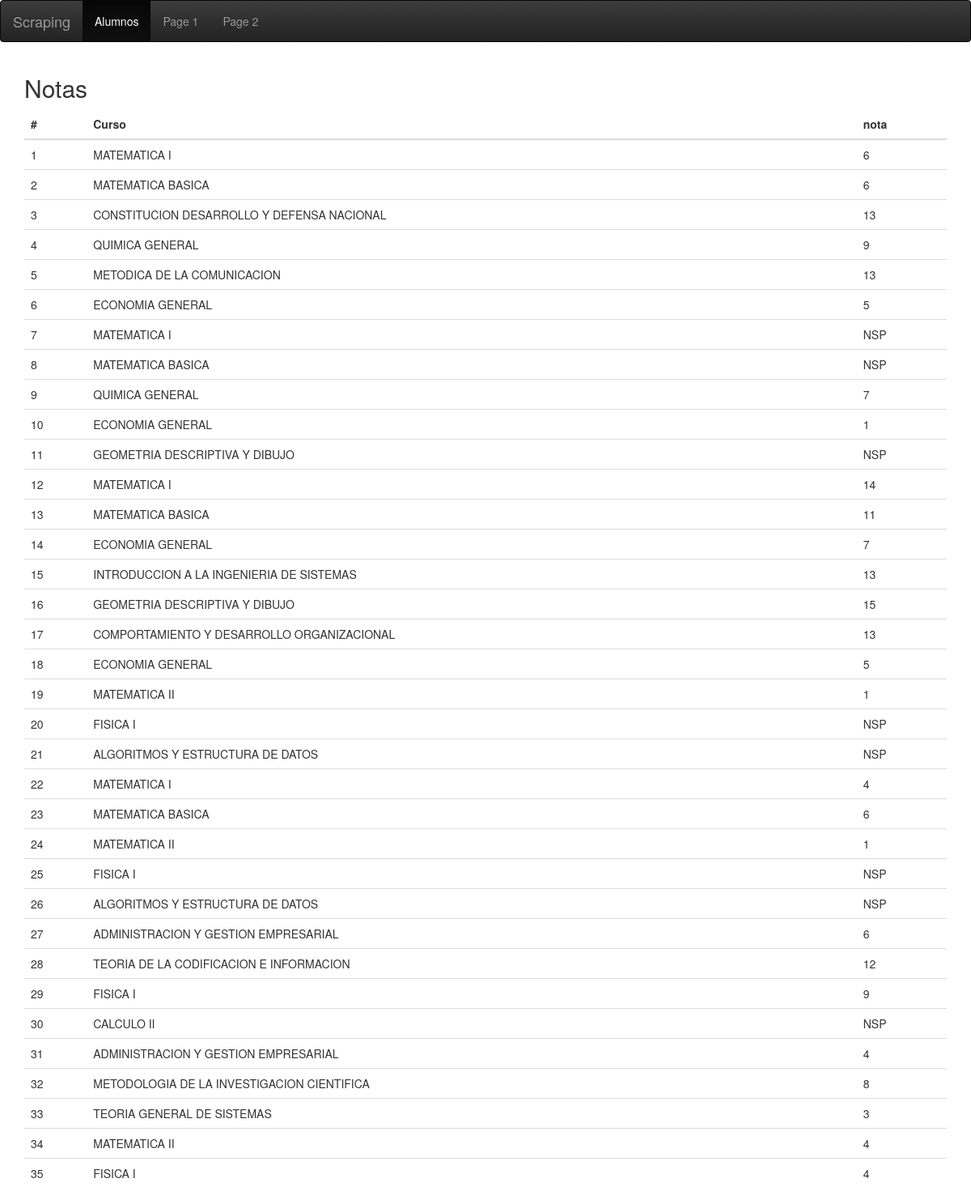
Screenshot of /alumnos/10/ with the database file from the repository.
### unac/models.py (models this page shows, shortened)
class Notas(models.Model):
    creatdo = models.DateTimeField("Fecha", auto_now_add=True, null=True)
    modificado = models.DateTimeField("Fecha", auto_now=True, null=True)
    alumno = models.ForeignKey("Alumnos", related_name="alumnos_set")
    curso = models.ForeignKey("Curso", related_name="cursos_set")
    nota = models.CharField("Nota", max_length=120)
    anio = models.ForeignKey("Anio", related_name="anio_set", null=True)
    class Meta:
        verbose_name = "Notas"
        verbose_name_plural = "Notass"
        unique_together = ('alumno', 'curso', 'anio')
    def __str__(self):
        return "anio {0}".format(self.nota)

class Curso(models.Model):
    ciclo = models.ForeignKey("Ciclo", related_name="ciclo_set")
    nombre = models.CharField("Curso", max_length=120)
    codigo = models.CharField("Codigo", max_length=120, unique=True)
    credito = models.IntegerField("Credito")
    electivo = models.BooleanField("Electivo", default=False)
    class Meta:
        verbose_name = "Curso"
        verbose_name_plural = "Cursos"

### unac/views.py (the view)
# urls.py: url(r"^alumnos/(?P<pk>\d+)/$", notas, name="notas"),
def notas(request, pk):
    alumno = get_object_or_404(Alumnos, pk=pk)
    print (alumno)
    notas = Notas.objects.filter(alumno=alumno).prefetch_related("curso")
    print (notas)
    return render(request, "notas.html", locals())

### unac/models.py (called while the page is built)
    def __str__(self):
        return self.alumno

### templates/notas.html (shortened to what this page needs)
<!DOCTYPE html>
<html lang="en">
<head>
</head>
<body>
    {% include "./common.html" %}
    <div class="container">
      <h2>Notas {{codigo}}</h2>
      <div class="table-responsive">
      <table class="table">
        <thead>
          <tr>
            <th>#</th>
            <th>Curso</th>
            <th>nota</th>
          </tr>
        </thead>
        <tbody>
          {% for nota in notas %}
          <tr>
            <td>{{forloop.counter}}</td>
            <td>{{nota.curso.nombre}}</td>
            <td>{{nota.nota}}</td>
          </tr>
          {% endfor %}
        </tbody>
      </table>
      </div>
    </div>
</body>
</html>

### templates/common.html (shortened to what this page needs)
<!DOCTYPE html>
<html lang="en">
<head>
    <link rel="stylesheet" href="//maxcdn.bootstrapcdn.com/bootstrap/3.2.0/css/bootstrap.min.css">
    <link rel="stylesheet" href="//maxcdn.bootstrapcdn.com/bootstrap/3.2.0/css/bootstrap-theme.min.css">
</head>
<body>
    <nav class="navbar navbar-inverse">
      <div class="container-fluid">
        <div class="navbar-header">
          <a class="navbar-brand" href="#">Scraping</a>
        </div>
        <ul class="nav navbar-nav">
          <li class="active"><a href="{% url 'unac:alumnos' %}">Alumnos</a></li>
          <li><a href="#">Page 1</a></li>
          <li><a href="#">Page 2</a></li>
        </ul>
      </div>
    </nav>
</body>
</html>

### rows the page displays
Notas: curso.nombre "MATEMATICA I", nota "6"
Notas: curso.nombre "MATEMATICA BASICA", nota "6"
Notas: curso.nombre "CONSTITUCION DESARROLLO Y DEFENSA NACIONAL", nota "13"
Notas: curso.nombre "QUIMICA GENERAL", nota "9"
Notas: curso.nombre "METODICA DE LA COMUNICACION", nota "13"
Notas: curso.nombre "ECONOMIA GENERAL", nota "5"
Notas: curso.nombre "MATEMATICA I", nota "NSP"
Notas: curso.nombre "MATEMATICA BASICA", nota "NSP"
Notas: curso.nombre "QUIMICA GENERAL", nota "7"
Notas: curso.nombre "ECONOMIA GENERAL", nota "1"
Notas: curso.nombre "GEOMETRIA DESCRIPTIVA Y DIBUJO", nota "NSP"
Notas: curso.nombre "MATEMATICA I", nota "14"
Notas: curso.nombre "MATEMATICA BASICA", nota "11"
Notas: curso.nombre "ECONOMIA GENERAL", nota "7"
Notas: curso.nombre "INTRODUCCION A LA INGENIERIA DE SISTEMAS", nota "13"
Notas: curso.nombre "GEOMETRIA DESCRIPTIVA Y DIBUJO", nota "15"
Notas: curso.nombre "COMPORTAMIENTO Y DESARROLLO ORGANIZACIONAL", nota "13"
Notas: curso.nombre "ECONOMIA GENERAL", nota "5"
Notas: curso.nombre "MATEMATICA II", nota "1"
Notas: curso.nombre "FISICA I", nota "NSP"
Notas: curso.nombre "ALGORITMOS Y ESTRUCTURA DE DATOS", nota "NSP"
Notas: curso.nombre "MATEMATICA I", nota "4"
Notas: curso.nombre "MATEMATICA BASICA", nota "6"
Notas: curso.nombre "MATEMATICA II", nota "1"
Notas: curso.nombre "FISICA I", nota "NSP"
Notas: curso.nombre "ALGORITMOS Y ESTRUCTURA DE DATOS", nota "NSP"
Notas: curso.nombre "ADMINISTRACION Y GESTION EMPRESARIAL", nota "6"
Notas: curso.nombre "TEORIA DE LA CODIFICACION E INFORMACION", nota "12"
Notas: curso.nombre "FISICA I", nota "9"
Notas: curso.nombre "CALCULO II", nota "NSP"
Notas: curso.nombre "ADMINISTRACION Y GESTION EMPRESARIAL", nota "4"
Notas: curso.nombre "METODOLOGIA DE LA INVESTIGACION CIENTIFICA", nota "8"
Notas: curso.nombre "TEORIA GENERAL DE SISTEMAS", nota "3"
Notas: curso.nombre "MATEMATICA II", nota "4"
Notas: curso.nombre "FISICA I", nota "4"
